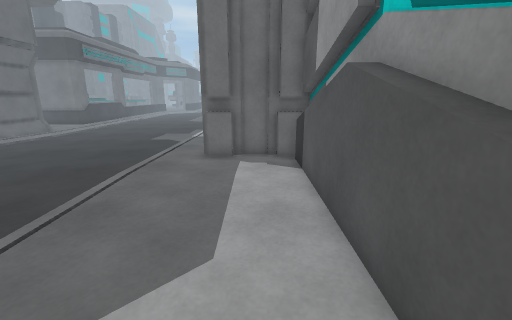
View 1 (above)

16 first-person views from a walk through a Unity game level. The camera is 1.2 m above the floor, tilts 14° down and sees 90° across. The floor is counted in squares, 0.5 m on a side. Each view is taken from the middle of a square. On the plan, view 1 faces up. The plan holds only what a view shows up to about 17 squares ahead; the rest is blank. The place goes on beyond the plan. Surface patterns are stand-ins for the level's own textures.

View 2
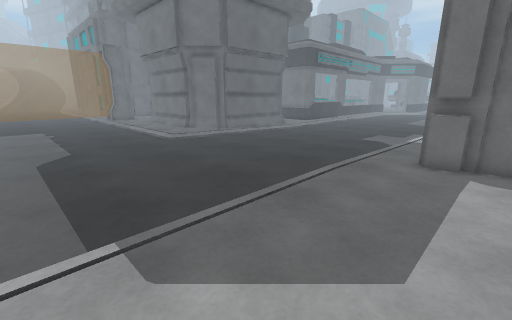

View 3
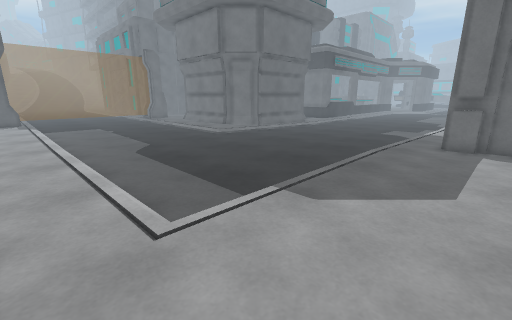

View 4
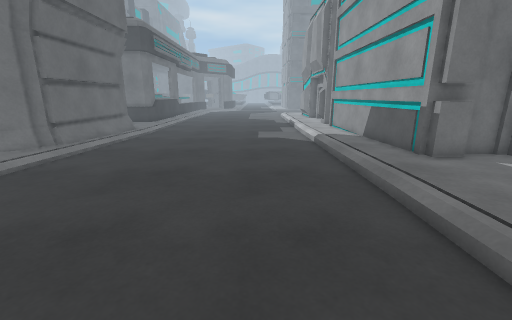

View 5
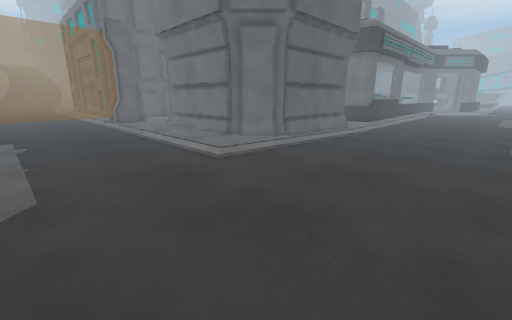

View 6
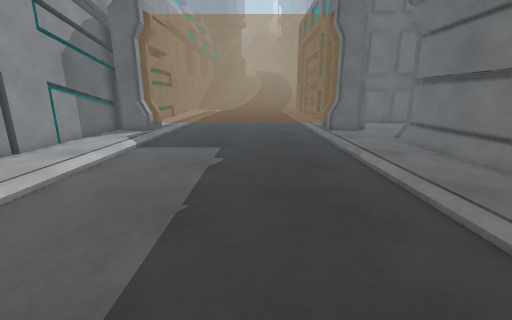

View 7
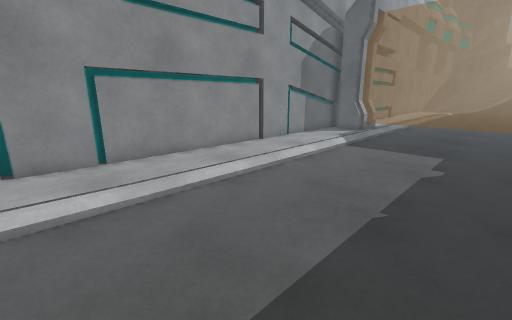

View 8
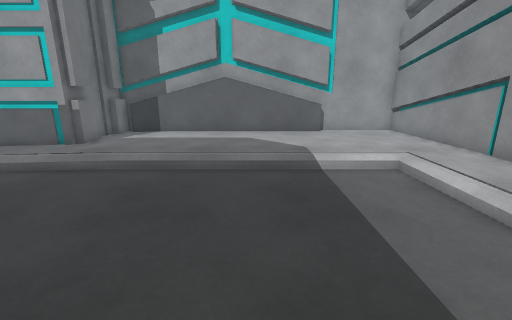

View 9
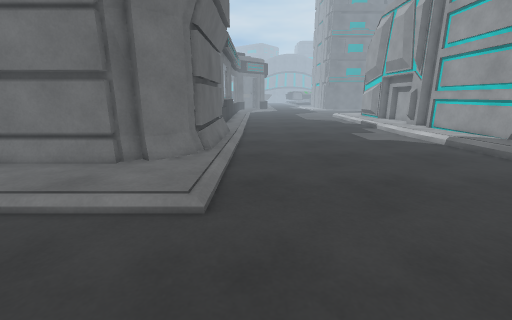

View 10
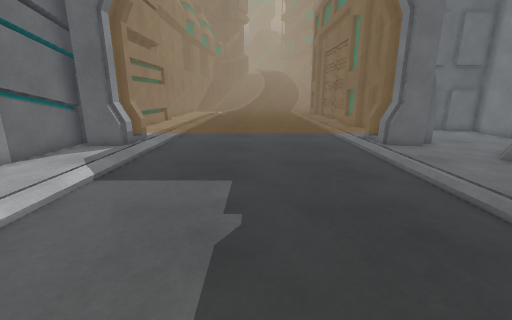

View 11
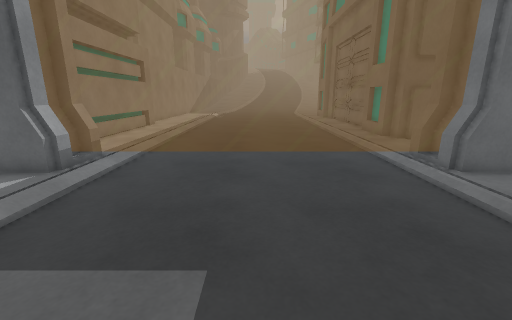

View 12
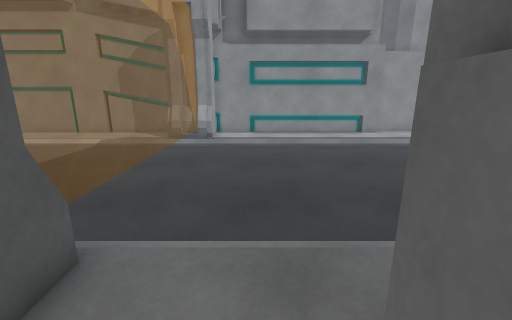

View 13
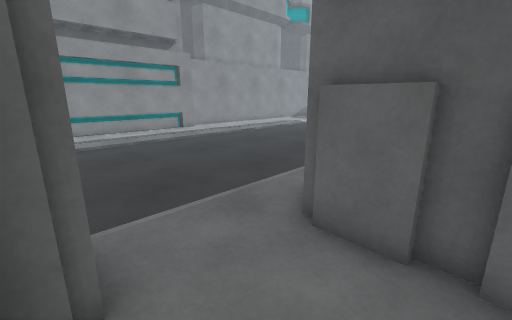

View 14
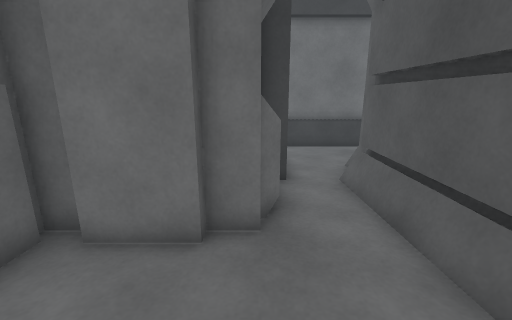

View 15
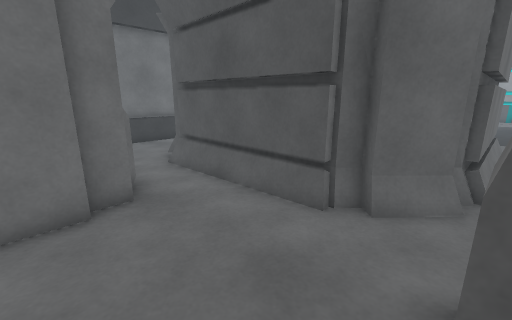

View 16
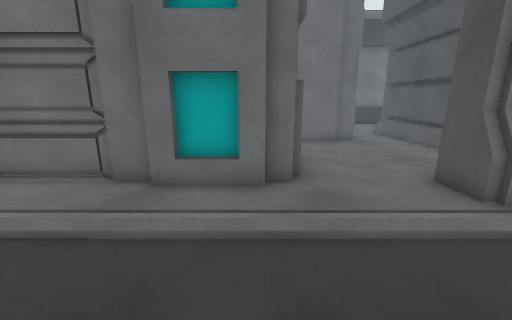

### Floor plan
Key: @ floor where view 1 was taken; # wall or solid block; . main floor; : floor 0.25 m higher than the main floor; - floor 0.25 m lower than the main floor; / step, stairs or slope; = window, fence, low wall or low ledge.
Columns run from 42 left of view 1 to 2 right of it. Each row starts with its distance up from view 1.
 22             ..#                ----
 21           ##.##              ------     #
 20            #.#          ##/.............#
 19           #=.#           #/.............#
 18          ##..#           #/............:#
 17       #### ..#           #/............:#
 16       #......#           #/............:#
 15       #......#           #/............:#
 14       #......##         ##/............:#
 13       #::::::##         #//...........::#
 12       #:::::::####   ####:/...........::#
 11       #:::##::::#######:::/...........::#####
 10 #######:::###:::::::::::::/...........::##:##
  9 ::::::::::###:::::::::::::/...........::::::#
  8 //////////==///////////////...........::::::#
  7  .........==..........................::::::#
  6 ..........==..........................::::::#
  5 ..........==..........................::::::#
  4 ..........==..........................::::::#
  3 ..........==..........................::::::#
  2 ..........==..........................::::::#
  1 ..........==..........................::::::#
  0 ..........==..........................::::@:#
 -1 ..........==..........................::::::#
 -2 //////////=# :////////////////////////::::::#
 -3 ::::::::::###:::::::::::::::::::::::::::::::#
 -4 ::::::::::###:::::::::::::::::::::::::::::::#
 -5 #############################        ########

Where each view was taken, in squares from view 1:
view 1: 0 up, 0 right, facing up
view 2: 0 up, 0 right, facing up-left
view 3: 4 down, 0 right, facing up-left
view 4: 2 up, 8 left, facing up
view 5: 2 up, 8 left, facing up-left
view 6: 4 up, 14 left, facing left
view 7: 4 up, 14 left, facing down-left
view 8: 3 up, 13 left, facing right
view 9: 3 up, 15 left, facing up
view 10: 3 up, 19 left, facing left
view 11: 3 up, 23 left, facing left
view 12: 12 up, 35 left, facing down
view 13: 13 up, 32 left, facing down-left
view 14: 13 up, 32 left, facing up
view 15: 11 up, 34 left, facing up-right
view 16: 4 up, 37 left, facing up
